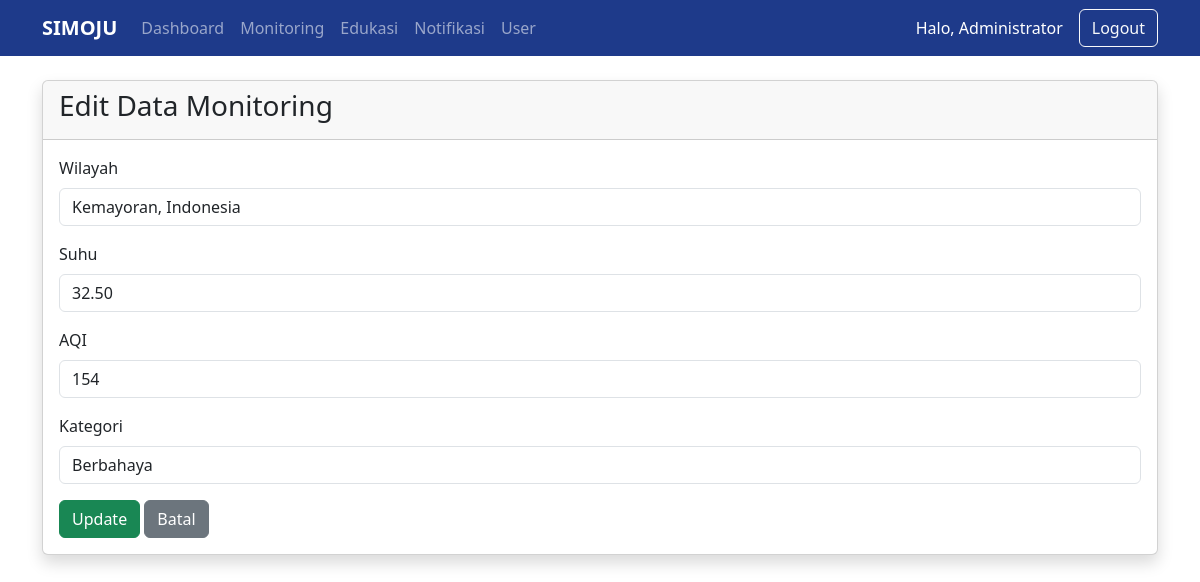
The app's page /public/index.php?url=MonitoringController/edit/3 (signed in) with its own data.
### tables this page shows
CREATE TABLE `riwayat_monitoring` (
  `id` int(11) NOT NULL AUTO_INCREMENT,
  `wilayah` varchar(100) DEFAULT NULL,
  `suhu` decimal(5,2) DEFAULT NULL,
  `aqi` int(11) DEFAULT NULL,
  `kategori` varchar(50) DEFAULT NULL,
  `waktu_data` datetime DEFAULT NULL,
  PRIMARY KEY (`id`)
);

### app/core/Controller.php (called while the page is built, shortened)
<?php
class Controller {
    public function view($view, $data = [])
    {
         require_once '../app/views/templates/header.php';
        require_once '../app/views/' . $view . '.php';
        require_once '../app/views/templates/footer.php';
    }
}

### app/controllers/MonitoringController.php (called while the page is built, shortened)
<?php
class MonitoringController extends Controller {
    public function edit($id)
    {
        $monitoring = $this->model('Monitoring');
        $data['monitoring'] =
        $monitoring->getById($id);
        $this->view(
            'monitoring/edit',
            $data
        );
    }
}

### app/core/App.php (called while the page is built, shortened)
<?php
class App {
    protected $method = 'index';
    protected $params = [];
    public function __construct()
    {
        $url = $this->parseURL();
        if(isset($url[0]) && file_exists('../app/controllers/' . $url[0] . '.php')) {
            unset($url[0]);
        }
        $this->controller = new $this->controller;
        if(isset($url[1]) && method_exists($this->controller, $url[1])) {
            $this->method = $url[1];
            unset($url[1]);
        }
        if(!empty($url)) {
            $this->params = array_values($url);
        }
        call_user_func_array(
            [$this->controller, $this->method],
            $this->params
        );
    }
    public function parseURL()
    {
        if(isset($_GET['url']))
        {
            $url = rtrim($_GET['url'], '/');
            $url = filter_var($url, FILTER_SANITIZE_URL);
            return explode('/', $url);
        }
    }
}

### public/index.php (called while the page is built, shortened)
<?php
$app = new App;

### app/core/Model.php (called while the page is built, shortened)
<?php
require_once 'Database.php';
class Model {
    public function __construct()
    {
        $database = new Database();
        $this->db = $database->getConnection();
    }
}

### app/core/Database.php (called while the page is built, shortened)
<?php
class Database {
    private $conn;
    public function __construct()
    {
        $this->conn = new mysqli(
            DB_HOST,
            DB_USER,
            DB_PASS,
            DB_NAME
        );
    }
    public function getConnection()
    {
        return $this->conn;
    }
}

### app/models/Monitoring.php (called while the page is built, shortened)
<?php
class Monitoring extends Model {
     public function getById($id)
    {
        $query =
        "SELECT * FROM riwayat_monitoring
        WHERE id = $id";
        $result =
        $this->db->query($query);
        return $result->fetch_assoc();
    }
}

### app/views/monitoring/edit.php (the view)
<div class="container mt-4">
    <div class="card shadow">
        <div class="card-header">
            <h3>Edit Data Monitoring</h3>
        </div>
        <div class="card-body">
            <form
            action="index.php?url=MonitoringController/update/<?= $data['monitoring']['id']; ?>"
            method="POST">
                <div class="mb-3">
                    <label class="form-label">
                        Wilayah
                    </label>
                    <input
                    type="text"
                    name="wilayah"
                    class="form-control"
                    value="<?= $data['monitoring']['wilayah']; ?>"
                    required>
                </div>
                <div class="mb-3">
                    <label class="form-label">
                        Suhu
                    </label>
                    <input
                    type="number"
                    step="0.1"
                    name="suhu"
                    class="form-control"
                    value="<?= $data['monitoring']['suhu']; ?>"
                    required>
                </div>
                <div class="mb-3">
                    <label class="form-label">
                        AQI
                    </label>
                    <input
                    type="number"
                    name="aqi"
                    class="form-control"
                    value="<?= $data['monitoring']['aqi']; ?>"
                    required>
                </div>
                <div class="mb-3">
                    <label class="form-label">
                        Kategori
                    </label>
                    <input
                    type="text"
                    name="status"
                    class="form-control"
                    value="<?= $data['monitoring']['kategori']; ?>"
                    required>
                </div>
                <button
                type="submit"
                class="btn btn-success">
                    Update
                </button>
                <a
                href="index.php?url=MonitoringController/daftar"
                class="btn btn-secondary">
                    Batal
                </a>
            </form>
        </div>
    </div>
</div>

### records on screen
riwayat_monitoring: wilayah "Kemayoran, Indonesia", suhu "32.50", aqi "154", status "Berbahaya"

### other values on screen
$_SESSION['nama'] "Administrator"
